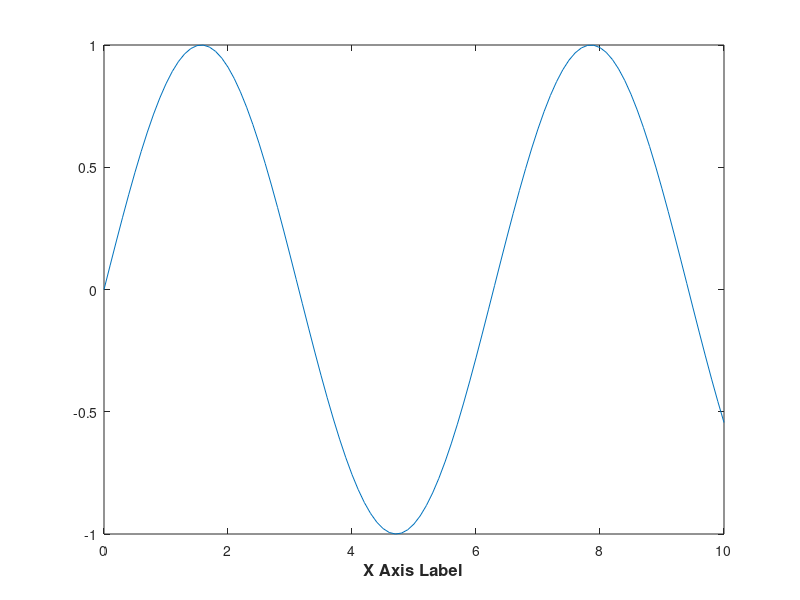

Write the MATLAB code that produced this figure. (Note: this script raises an error after producing the figure.)
% Sample plot
x = 0:0.1:10;
y = sin(x);
plot(x, y);

% Adding x-axis label
xlabel('X Axis Label', 'FontSize', 12, 'FontWeight', 'bold');  % Main x-axis label

% Create a secondary x-axis
ax = gca;  % Get current axes
ax2 = axes('Position', ax.Position, 'Color', 'none', 'XAxisLocation', 'top', 'YAxisLocation', 'right');
set(ax2, 'XLim', ax.XLim, 'YLim', [0 1]);

% Adding label to secondary x-axis
xlabel(ax2, 'x(m)', 'FontSize', 12, 'FontWeight', 'bold');  % Secondary x-axis label

% Optionally, you can also adjust the y-axis label if needed
ylabel('Y Axis Label', 'FontSize', 12, 'FontWeight', 'bold');
